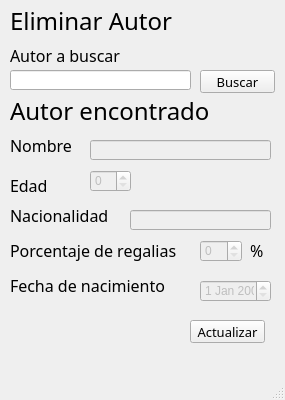
<?xml version="1.0" encoding="UTF-8"?>
<ui version="4.0">
 <class>MainWindow</class>
 <widget class="QMainWindow" name="MainWindow">
  <property name="geometry">
   <rect>
    <x>0</x>
    <y>0</y>
    <width>285</width>
    <height>400</height>
   </rect>
  </property>
  <property name="sizePolicy">
   <sizepolicy hsizetype="Fixed" vsizetype="Fixed">
    <horstretch>0</horstretch>
    <verstretch>0</verstretch>
   </sizepolicy>
  </property>
  <property name="minimumSize">
   <size>
    <width>0</width>
    <height>0</height>
   </size>
  </property>
  <property name="maximumSize">
   <size>
    <width>314</width>
    <height>400</height>
   </size>
  </property>
  <property name="windowTitle">
   <string>Eliminar autor</string>
  </property>
  <widget class="QWidget" name="centralwidget">
   <widget class="QLabel" name="label">
    <property name="geometry">
     <rect>
      <x>10</x>
      <y>0</y>
      <width>181</width>
      <height>41</height>
     </rect>
    </property>
    <property name="font">
     <font>
      <family>Arial Rounded MT Bold</family>
      <pointsize>18</pointsize>
     </font>
    </property>
    <property name="text">
     <string>Eliminar Autor</string>
    </property>
    <property name="textFormat">
     <enum>Qt::AutoText</enum>
    </property>
    <property name="scaledContents">
     <bool>false</bool>
    </property>
    <property name="wordWrap">
     <bool>false</bool>
    </property>
   </widget>
   <widget class="QLabel" name="label_2">
    <property name="geometry">
     <rect>
      <x>10</x>
      <y>130</y>
      <width>71</width>
      <height>31</height>
     </rect>
    </property>
    <property name="font">
     <font>
      <family>Arial Rounded MT Bold</family>
      <pointsize>12</pointsize>
     </font>
    </property>
    <property name="text">
     <string>Nombre</string>
    </property>
   </widget>
   <widget class="QLineEdit" name="txtNombre">
    <property name="enabled">
     <bool>false</bool>
    </property>
    <property name="geometry">
     <rect>
      <x>90</x>
      <y>140</y>
      <width>181</width>
      <height>20</height>
     </rect>
    </property>
    <property name="font">
     <font>
      <family>Arial</family>
      <pointsize>10</pointsize>
     </font>
    </property>
   </widget>
   <widget class="QLabel" name="label_3">
    <property name="geometry">
     <rect>
      <x>10</x>
      <y>200</y>
      <width>111</width>
      <height>31</height>
     </rect>
    </property>
    <property name="font">
     <font>
      <family>Arial Rounded MT Bold</family>
      <pointsize>12</pointsize>
     </font>
    </property>
    <property name="text">
     <string>Nacionalidad</string>
    </property>
   </widget>
   <widget class="QLineEdit" name="txtNacionalidad">
    <property name="enabled">
     <bool>false</bool>
    </property>
    <property name="geometry">
     <rect>
      <x>130</x>
      <y>210</y>
      <width>141</width>
      <height>20</height>
     </rect>
    </property>
    <property name="font">
     <font>
      <family>Arial</family>
      <pointsize>10</pointsize>
     </font>
    </property>
    <property name="acceptDrops">
     <bool>false</bool>
    </property>
   </widget>
   <widget class="QLabel" name="label_4">
    <property name="geometry">
     <rect>
      <x>10</x>
      <y>170</y>
      <width>71</width>
      <height>31</height>
     </rect>
    </property>
    <property name="font">
     <font>
      <family>Arial Rounded MT Bold</family>
      <pointsize>12</pointsize>
     </font>
    </property>
    <property name="text">
     <string>Edad</string>
    </property>
   </widget>
   <widget class="QLabel" name="label_5">
    <property name="geometry">
     <rect>
      <x>10</x>
      <y>240</y>
      <width>201</width>
      <height>21</height>
     </rect>
    </property>
    <property name="font">
     <font>
      <family>Arial Rounded MT Bold</family>
      <pointsize>12</pointsize>
     </font>
    </property>
    <property name="text">
     <string>Porcentaje de regalias</string>
    </property>
   </widget>
   <widget class="QLabel" name="label_6">
    <property name="geometry">
     <rect>
      <x>10</x>
      <y>270</y>
      <width>171</width>
      <height>31</height>
     </rect>
    </property>
    <property name="font">
     <font>
      <family>Arial Rounded MT Bold</family>
      <pointsize>12</pointsize>
     </font>
    </property>
    <property name="text">
     <string>Fecha de nacimiento</string>
    </property>
   </widget>
   <widget class="QDateEdit" name="dpFecha">
    <property name="enabled">
     <bool>false</bool>
    </property>
    <property name="geometry">
     <rect>
      <x>200</x>
      <y>280</y>
      <width>71</width>
      <height>22</height>
     </rect>
    </property>
   </widget>
   <widget class="QSpinBox" name="sbRegalias">
    <property name="enabled">
     <bool>false</bool>
    </property>
    <property name="geometry">
     <rect>
      <x>200</x>
      <y>240</y>
      <width>42</width>
      <height>22</height>
     </rect>
    </property>
    <property name="minimumSize">
     <size>
      <width>0</width>
      <height>22</height>
     </size>
    </property>
    <property name="maximumSize">
     <size>
      <width>42</width>
      <height>22</height>
     </size>
    </property>
   </widget>
   <widget class="QLabel" name="label_7">
    <property name="geometry">
     <rect>
      <x>250</x>
      <y>240</y>
      <width>21</width>
      <height>21</height>
     </rect>
    </property>
    <property name="font">
     <font>
      <family>Arial Rounded MT Bold</family>
      <pointsize>12</pointsize>
     </font>
    </property>
    <property name="text">
     <string>%</string>
    </property>
   </widget>
   <widget class="QLabel" name="label_8">
    <property name="geometry">
     <rect>
      <x>10</x>
      <y>90</y>
      <width>211</width>
      <height>41</height>
     </rect>
    </property>
    <property name="font">
     <font>
      <family>Arial Rounded MT Bold</family>
      <pointsize>18</pointsize>
     </font>
    </property>
    <property name="text">
     <string>Autor encontrado</string>
    </property>
    <property name="textFormat">
     <enum>Qt::AutoText</enum>
    </property>
    <property name="scaledContents">
     <bool>false</bool>
    </property>
    <property name="wordWrap">
     <bool>false</bool>
    </property>
   </widget>
   <widget class="QLineEdit" name="lineEdit">
    <property name="geometry">
     <rect>
      <x>10</x>
      <y>70</y>
      <width>181</width>
      <height>20</height>
     </rect>
    </property>
   </widget>
   <widget class="QPushButton" name="btnBuscar_2">
    <property name="geometry">
     <rect>
      <x>200</x>
      <y>70</y>
      <width>75</width>
      <height>23</height>
     </rect>
    </property>
    <property name="font">
     <font>
      <family>Arial Rounded MT Bold</family>
      <pointsize>10</pointsize>
     </font>
    </property>
    <property name="text">
     <string>Buscar</string>
    </property>
   </widget>
   <widget class="QLabel" name="label_9">
    <property name="geometry">
     <rect>
      <x>10</x>
      <y>40</y>
      <width>131</width>
      <height>31</height>
     </rect>
    </property>
    <property name="font">
     <font>
      <family>Arial Rounded MT Bold</family>
      <pointsize>12</pointsize>
     </font>
    </property>
    <property name="text">
     <string>Autor a buscar</string>
    </property>
   </widget>
   <widget class="QPushButton" name="btnEliminar">
    <property name="geometry">
     <rect>
      <x>190</x>
      <y>320</y>
      <width>75</width>
      <height>23</height>
     </rect>
    </property>
    <property name="font">
     <font>
      <family>Arial Rounded MT Bold</family>
      <pointsize>10</pointsize>
     </font>
    </property>
    <property name="text">
     <string>Actualizar</string>
    </property>
   </widget>
   <widget class="QSpinBox" name="sbEdad">
    <property name="enabled">
     <bool>false</bool>
    </property>
    <property name="geometry">
     <rect>
      <x>90</x>
      <y>170</y>
      <width>41</width>
      <height>22</height>
     </rect>
    </property>
    <property name="minimumSize">
     <size>
      <width>0</width>
      <height>22</height>
     </size>
    </property>
    <property name="maximumSize">
     <size>
      <width>50</width>
      <height>22</height>
     </size>
    </property>
   </widget>
  </widget>
  <widget class="QMenuBar" name="menubar">
   <property name="geometry">
    <rect>
     <x>0</x>
     <y>0</y>
     <width>285</width>
     <height>21</height>
    </rect>
   </property>
  </widget>
  <widget class="QStatusBar" name="statusbar"/>
 </widget>
 <resources/>
 <connections/>
</ui>
